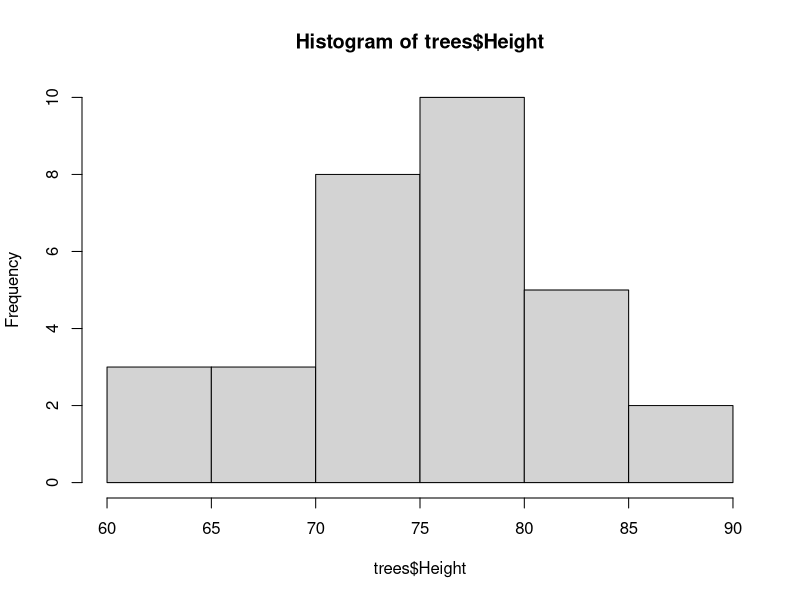

Reproduce this figure in R.
## ---- chunk 1
#code gets to go here
## ---- chunk 2
#hidden R script using the echo function, will still show results from code
#Helpful when the code is unneccessary or messy to show. 
## ---- chunk 3

## ---- chunk 4
#include=FALSE code will run, but the output and code won't be in the knitted document 
#This good for setup code like installing and loading packages and setting global parameters
## ---- chunk 5
#mesage/warning=FALSE prevents messages and warnings from stopping the running of code 
#If any warnings appear otherwise, the document will NOT be knitted. 
## ---- chunk 6
#results/fig.show='hide' hides the output of results like ANOVA tables and model selection (results) as well as plots and other figures (fig.show) 
## ---- chunk 7
#error=TRUE will run the code even if normally there is an error that prevents the code from running, stopping the knitting of the document. No output is produced because the code doesn't work.
## ---- chunk 8
hist(trees$Height)
